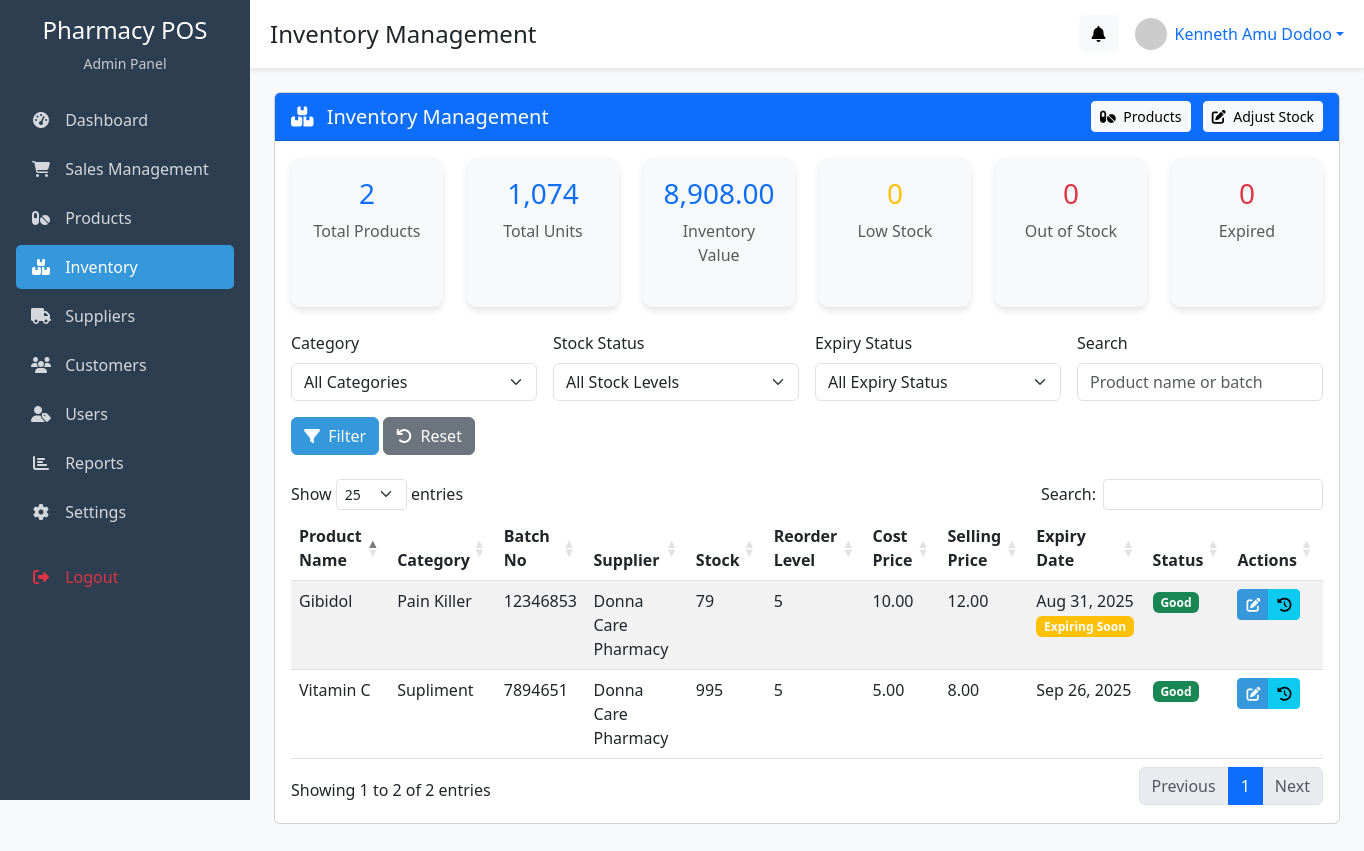
The page /admin/products/inventory.php (signed in) on the database its author committed.
### tables this page shows
CREATE TABLE `users` (
  `user_id` int(11) NOT NULL,
  `role` enum('sales_rep','manager') DEFAULT NULL,
  `name` varchar(100) NOT NULL,
  `email` varchar(100) DEFAULT NULL,
  `phone` varchar(30) DEFAULT NULL,
  `password` varchar(255) NOT NULL,
  `status` enum('active','inactive') DEFAULT 'active',
  `created_at` timestamp NOT NULL DEFAULT current_timestamp()
);

CREATE TABLE `products` (
  `product_id` int(11) NOT NULL,
  `supplier_id` int(11) NOT NULL,
  `name` varchar(150) NOT NULL,
  `category` varchar(100) DEFAULT NULL,
  `batch_no` varchar(50) DEFAULT NULL,
  `expiry_date` date DEFAULT NULL,
  `stock_qty` int(11) DEFAULT 0,
  `reorder_level` int(11) DEFAULT 5,
  `cost_price` decimal(10,2) NOT NULL,
  `selling_price` decimal(10,2) NOT NULL,
  `created_at` timestamp NOT NULL DEFAULT current_timestamp()
);

CREATE TABLE `suppliers` (
  `supplier_id` int(11) NOT NULL,
  `name` varchar(150) NOT NULL,
  `contact_person` varchar(100) DEFAULT NULL,
  `phone` varchar(30) DEFAULT NULL,
  `email` varchar(100) DEFAULT NULL,
  `address` text DEFAULT NULL,
  `created_at` timestamp NOT NULL DEFAULT current_timestamp()
);

### admin/products/inventory.php (the view, shortened to what this page needs)
<?php
$page_title = "Inventory Management";
include_once '../includes/head.php';
$search = isset($_GET['search']) ? $_GET['search'] : '';
$query = "SELECT p.*, s.name as supplier_name
          FROM products p
          LEFT JOIN suppliers s ON p.supplier_id = s.supplier_id
          WHERE 1=1";
$query .= " ORDER BY p.name ASC";
$stmt = $conn->prepare($query);
$stmt->execute();
$result = $stmt->get_result();
$summary_query = "SELECT
                COUNT(*) as total_products,
                SUM(stock_qty) as total_stock,
                SUM(stock_qty * selling_price) as total_value,
                COUNT(CASE WHEN stock_qty <= reorder_level AND stock_qty > 0 THEN 1 END) as low_stock,
                COUNT(CASE WHEN stock_qty = 0 THEN 1 END) as out_of_stock,
                COUNT(CASE WHEN expiry_date <= CURDATE() THEN 1 END) as expired,
                COUNT(CASE WHEN expiry_date > CURDATE() AND expiry_date <= DATE_ADD(CURDATE(), INTERVAL 30 DAY) THEN 1 END) as expiring_soon
                FROM products";
$summary_result = mysqli_query($conn, $summary_query);
$summary = mysqli_fetch_assoc($summary_result);
?>
<div class="row mb-4">
    <div class="col-md-12">
        <div class="card">
            <div class="card-header bg-primary text-white d-flex justify-content-between align-items-center">
                <h5 class="mb-0"><i class="fas fa-boxes me-2"></i> Inventory Management</h5>
                <div>
                    <a href="../products/products.php" class="btn btn-light btn-sm">
                        <i class="fas fa-pills me-1"></i> Products
                    </a>
                    <button class="btn btn-light btn-sm ms-2" data-bs-toggle="modal" data-bs-target="#stockAdjustModal">
                        <i class="fas fa-edit me-1"></i> Adjust Stock
                    </button>
                </div>
            </div>
            <div class="card-body">
                <div class="row mb-4">
                    <div class="col-md-2">
                        <div class="dashboard-card bg-light text-center h-100">
                            <h3 class="text-primary"><?php echo number_format($summary['total_products']); ?></h3>
                            <p class="text-muted mb-0">Total Products</p>
                        </div>
                    </div>
                    <div class="col-md-2">
                        <div class="dashboard-card bg-light text-center h-100">
                            <h3 class="text-primary"><?php echo number_format($summary['total_stock']); ?></h3>
                            <p class="text-muted mb-0">Total Units</p>
                        </div>
                    </div>
                    <div class="col-md-2">
                        <div class="dashboard-card bg-light text-center h-100">
                            <h3 class="text-primary"><?php echo number_format($summary['total_value'], 2); ?></h3>
                            <p class="text-muted mb-0">Inventory Value</p>
                        </div>
                    </div>
                    <div class="col-md-2">
                        <div class="dashboard-card bg-light text-center h-100">
                            <h3 class="text-warning"><?php echo number_format($summary['low_stock']); ?></h3>
                            <p class="text-muted mb-0">Low Stock</p>
                        </div>
                    </div>
                    <div class="col-md-2">
                        <div class="dashboard-card bg-light text-center h-100">
                            <h3 class="text-danger"><?php echo number_format($summary['out_of_stock']); ?></h3>
                            <p class="text-muted mb-0">Out of Stock</p>
                        </div>
                    </div>
                    <div class="col-md-2">
                        <div class="dashboard-card bg-light text-center h-100">
                            <h3 class="text-danger"><?php echo number_format($summary['expired']); ?></h3>
                            <p class="text-muted mb-0">Expired</p>
                        </div>
                    </div>
                </div>
                <form class="row g-3 mb-4">
                    <div class="col-md-3">
                        <label for="category" class="form-label">Category</label>
                        <select class="form-select" id="category" name="category">
                            <option value="">All Categories</option>
                        </select>
                    </div>
                    <div class="col-md-3">
                        <label for="stock_status" class="form-label">Stock Status</label>
                        <select class="form-select" id="stock_status" name="stock_status">
                            <option value="">All Stock Levels</option>
                        </select>
                    </div>
                    <div class="col-md-3">
                        <label for="expiry" class="form-label">Expiry Status</label>
                        <select class="form-select" id="expiry" name="expiry">
                            <option value="">All Expiry Status</option>
                        </select>
                    </div>
                    <div class="col-md-3">
                        <label for="search" class="form-label">Search</label>
                        <input type="text" class="form-control" id="search" name="search" placeholder="Product name or batch" value="<?php echo htmlspecialchars($search); ?>">
                    </div>
                    <div class="col-12">
                        <button type="submit" class="btn btn-primary">
                            <i class="fas fa-filter me-1"></i> Filter
                        </button>
                        <a href="inventory.php" class="btn btn-secondary">
                            <i class="fas fa-undo me-1"></i> Reset
                        </a>
                    </div>
                </form>
                <div class="table-responsive">
                    <table class="table table-striped table-hover" id="inventoryTable">
                        <thead>
                            <tr>
                                <th>Product Name</th>
                                <th>Category</th>
                                <th>Batch No</th>
                                <th>Supplier</th>
                                <th>Stock</th>
                                <th>Reorder Level</th>
                                <th>Cost Price</th>
                                <th>Selling Price</th>
                                <th>Expiry Date</th>
                                <th>Status</th>
                                <th>Actions</th>
                            </tr>
                        </thead>
                        <tbody>
                            <?php
                            if ($result->num_rows > 0) {
                                while ($row = $result->fetch_assoc()) {
                                    $stock_status_class = 'bg-success';
                                    $stock_status_text = 'Good';
                                    $expiry_class = 'bg-success';
                                    $expiry_text = 'Valid';
                                    $today = new DateTime();
                                    $expiry = new DateTime($row['expiry_date']);
                                    $diff = $today->diff($expiry);
                                    if ($today > $expiry) {
                                        $expiry_class = 'bg-danger';
                                        $expiry_text = 'Expired';
                                    } elseif ($diff->days <= 30) {
                                        $expiry_class = 'bg-warning';
                                        $expiry_text = 'Expiring Soon';
                                    }
                            ?>
                                    <tr>
                                        <td><?php echo htmlspecialchars($row['name']); ?></td>
                                        <td><?php echo htmlspecialchars($row['category']); ?></td>
                                        <td><?php echo htmlspecialchars($row['batch_no']); ?></td>
                                        <td><?php echo htmlspecialchars($row['supplier_name']); ?></td>
                                        <td class="<?php echo ($row['stock_qty'] <= $row['reorder_level']) ? 'text-danger fw-bold' : ''; ?>">
                                            <?php echo $row['stock_qty']; ?>
                                        </td>
                                        <td><?php echo $row['reorder_level']; ?></td>
                                        <td><?php echo number_format($row['cost_price'], 2); ?></td>
                                        <td><?php echo number_format($row['selling_price'], 2); ?></td>
                                        <td>
                                            <?php
                                            echo date('M d, Y', strtotime($row['expiry_date']));
                                            if ($expiry_text != 'Valid') {
                                                echo ' <span class="badge ' . $expiry_class . '">' . $expiry_text . '</span>';
                                            }
                                            ?>
                                        </td>
                                        <td><span class="badge <?php echo $stock_status_class; ?>"><?php echo $stock_status_text; ?></span></td>
                                        <td>
                                            <div class="btn-group btn-group-sm">
                                                <button type="button" class="btn btn-primary adjust-stock"
                                                    data-id="<?php echo $row['product_id']; ?>"
                                                    data-name="<?php echo htmlspecialchars($row['name']); ?>"
                                                    data-current="<?php echo $row['stock_qty']; ?>">
                                                    <i class="fas fa-edit"></i>
                                                </button>
                                                <a href="stock_history.php?id=<?php echo $row['product_id']; ?>" class="btn btn-info">
                                                    <i class="fas fa-history"></i>
                                                </a>
                                            </div>
                                        </td>
                                    </tr>
                            <?php
                                }
                            } else {
                                echo '<tr><td colspan="11" class="text-center">No products found</td></tr>';
                            }
                            ?>
                        </tbody>
                    </table>
                </div>
            </div>
        </div>
    </div>
</div>
<?php
include_once '../includes/footer.php';
?>

### admin/includes/head.php (shortened to what this page needs)
<?php
include_once __DIR__ . '/../../config/database.php';
$user_id = $_SESSION['admin_id'];
$query = "SELECT * FROM users WHERE user_id = ?";
$stmt = $conn->prepare($query);
$stmt->bind_param("i", $user_id);
$stmt->execute();
$result = $stmt->get_result();
$user = $result->fetch_assoc();
?>
<!DOCTYPE html>
<html lang="en">
<head>
    <link href="https://cdn.jsdelivr.net/npm/bootstrap@5.3.0/dist/css/bootstrap.min.css" rel="stylesheet">
    <link rel="stylesheet" href="https://cdnjs.cloudflare.com/ajax/libs/font-awesome/6.4.0/css/all.min.css">
    <link rel="stylesheet" href="https://cdn.datatables.net/1.13.5/css/dataTables.bootstrap5.min.css">
</head>
<body>
    <div class="d-flex">
        <?php include_once __DIR__ . '/sidebar.php'; ?>
        <div class="content-wrapper">
            <div class="top-bar d-flex justify-content-between align-items-center mb-4">
                <div>
                    <h4 class="mb-0"><?php echo isset($page_title) ? $page_title : 'Admin Dashboard'; ?></h4>
                </div>
                <div class="d-flex align-items-center">
                    <div class="dropdown me-3">
                        <a class="btn btn-light position-relative" href="#" role="button" id="alertsDropdown" data-bs-toggle="dropdown" aria-expanded="false">
                            <i class="fas fa-bell"></i>
                        </a>
                    </div>
                    <div class="dropdown">
                        <a href="#" class="d-flex align-items-center text-decoration-none dropdown-toggle" id="userMenu" data-bs-toggle="dropdown" aria-expanded="false">
                            <img src="https://ui-avatars.com/api/?name=<?php echo urlencode($user['name']); ?>&background=random" alt="Profile" width="32" height="32" class="rounded-circle me-2">
                            <span><?php echo htmlspecialchars($user['name']); ?></span>
                        </a>
                    </div>
                </div>
            </div>
            <div class="container-fluid px-4">

### admin/includes/head.php (style rules this page uses)
:root { --primary: #2c3e50; --secondary: #3498db; --light: #ecf0f1; --dark: #34495e; --accent: #e74c3c; }
body { background-color: #f8f9fa; font-family: 'Segoe UI', Tahoma, Geneva, Verdana, sans-serif; }
.content-wrapper { margin-left: 250px; transition: margin-left 0.3s; min-height: 100vh; padding-bottom: 60px; }
.dashboard-card { border-radius: 10px; padding: 20px; box-shadow: 0 4px 6px rgba(0, 0, 0, 0.1); margin-bottom: 20px; transition: transform 0.2s; background-color: white; }
.top-bar { background-color: white; padding: 15px 20px; box-shadow: 0 2px 5px rgba(0, 0, 0, 0.1); position: sticky; top: 0; z-index: 99; }
.btn-primary { background-color: var(--secondary); border-color: var(--secondary); }

### rows shown on the page
users: name "Kenneth Amu Dodoo"
products: name "Gibidol", category "Pain Killer", batch_no "12346853", supplier.name "Donna Care Pharmacy", stock_qty "79", reorder_level "5", cost_price "10.00", selling_price "12.00", expiry_date "Aug 31, 2025", expiry_date "Expiring Soon", stock_status_text "Good"
products: name "Vitamin C", category "Supliment", batch_no "7894651", supplier.name "Donna Care Pharmacy", stock_qty "995", reorder_level "5", cost_price "5.00", selling_price "8.00", expiry_date "Sep 26, 2025", stock_status_text "Good"

### other values the page prints
$page_title "Inventory Management"
$summary['total_products'] "2"
$summary['total_stock'] "1,074"
$summary['total_value'] "8,908.00"
$summary['low_stock'] "0"
$summary['out_of_stock'] "0"
$summary['expired'] "0"
